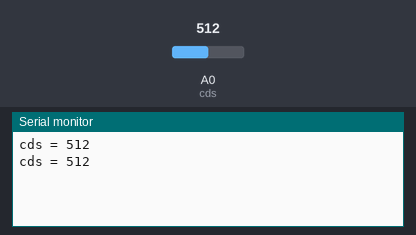
This sketch was run on a simulated Arduino Uno, built with avr-gcc and run on an emulated ATmega328P. Parts: the last lines printed to the serial monitor. The inputs (shaded band) are chosen by the test bench; at power-on: A0 (cds) = 512.

Above: at 1.8 s.
1.9 s: A0 (cds) set to 340
At 2.8 s:
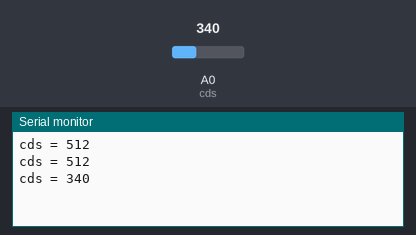
3.4 s: A0 (cds) set to 360
At 4.8 s:
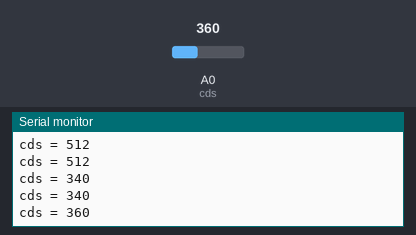
Timing chart, 0 to 6.4 s (numbered marks = the images above; inputs shaded):
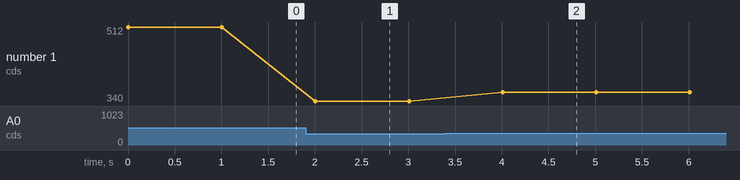

Measured:
- after the input at 1.9 s, the serial monitor: prints a new line after 0.10 s (image 1)
- after the input at 3.4 s, the serial monitor: prints a new line after 0.61 s (image 2)
- plotted number 1: 512 → 340 after the input at 1.9 s, 340 → 360 after the input at 3.4 s

The sketch:

PillNow_arduino.ino
```cpp
#include <SoftwareSerial.h>

int cds = A0;
SoftwareSerial BTSerial(2,3); // TX : 2 || RX : 3

void setup()
{
  BTSerial.begin(9600);
  Serial.begin(9600);
  BTSerial.println("C");
}

void loop()
{
  int cdsValue = analogRead(cds);
  Serial.print("cds = ");
  Serial.println(cdsValue);
  if(cdsValue <= 350) {
    BTSerial.println("O");
  }
  delay(1000);
}
```
